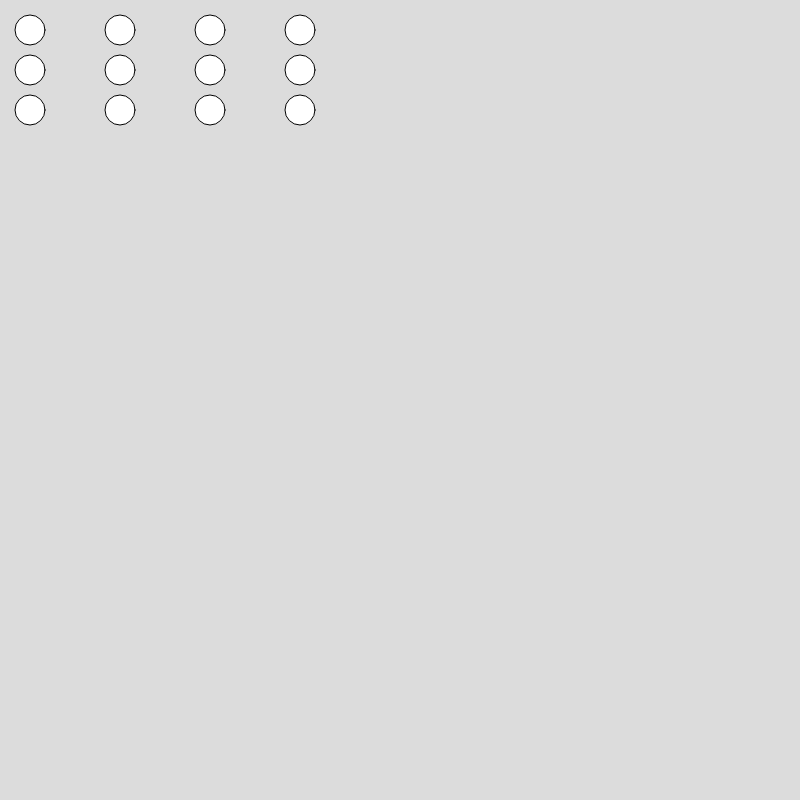
Frame 1 (no input)
Frame 60 (no input): identical to frame 1, image omitted
Frame 120 (the mouse pressed at the canvas centre since frame 60): identical to frame 1, image omitted

The p5.js sketch that drew this single still picture (run headless with seeded random() and noise() and a simulated clock; from frame 60 on, the mouse is pressed at the canvas centre):

// p5.js sketch
// ── sketch.js
function setup() {
  createCanvas(800, 800);
}

function draw() {
  background(220);
  
    for(var h = 0 ; h < 3 ; h++)
       {
      
        for(var i = 0 ; i < 10 ; i+= 3)
        {
          ellipse(30 + i * 30, 30 + h * 40, 30, 30); 
          
        }
         
       }
  
  
}
